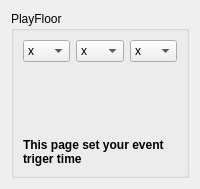
          <widget class="QWidget" name="Com_PlayFloor">
           <layout class="QVBoxLayout" name="verticalLayout_6">
            <item>
             <widget class="QGroupBox" name="PlayFloor">
              <property name="title">
               <string>PlayFloor</string>
              </property>
              <property name="flat">
               <bool>true</bool>
              </property>
              <layout class="QVBoxLayout" name="verticalLayout_2">
               <item>
                <layout class="QHBoxLayout" name="horizontalLayout_13">
                 <item>
                  <widget class="QComboBox" name="PlayFloor_H_Para0_Str">
                   <item>
                    <property name="text">
                     <string>x</string>
                    </property>
                   </item>
                   <item>
                    <property name="text">
                     <string>0</string>
                    </property>
                   </item>
                   <item>
                    <property name="text">
                     <string>1</string>
                    </property>
                   </item>
                   <item>
                    <property name="text">
                     <string>2</string>
                    </property>
                   </item>
                   <item>
                    <property name="text">
                     <string>3</string>
                    </property>
                   </item>
                   <item>
                    <property name="text">
                     <string>4</string>
                    </property>
                   </item>
                   <item>
                    <property name="text">
                     <string>5</string>
                    </property>
                   </item>
                   <item>
                    <property name="text">
                     <string>6</string>
                    </property>
                   </item>
                   <item>
                    <property name="text">
                     <string>7</string>
                    </property>
                   </item>
                   <item>
                    <property name="text">
                     <string>8</string>
                    </property>
                   </item>
                   <item>
                    <property name="text">
                     <string>9</string>
                    </property>
                   </item>
                   <item>
                    <property name="text">
                     <string>A</string>
                    </property>
                   </item>
                   <item>
                    <property name="text">
                     <string>B</string>
                    </property>
                   </item>
                   <item>
                    <property name="text">
                     <string>C</string>
                    </property>
                   </item>
                   <item>
                    <property name="text">
                     <string>D</string>
                    </property>
                   </item>
                   <item>
                    <property name="text">
                     <string>E</string>
                    </property>
                   </item>
                   <item>
                    <property name="text">
                     <string>F</string>
                    </property>
                   </item>
                  </widget>
                 </item>
                 <item>
                  <widget class="QComboBox" name="PlayFloor_T_Para1_Str">
                   <item>
                    <property name="text">
                     <string>x</string>
                    </property>
                   </item>
                   <item>
                    <property name="text">
                     <string>0</string>
                    </property>
                   </item>
                   <item>
                    <property name="text">
                     <string>1</string>
                    </property>
                   </item>
                   <item>
                    <property name="text">
                     <string>2</string>
                    </property>
                   </item>
                   <item>
                    <property name="text">
                     <string>3</string>
                    </property>
                   </item>
                   <item>
                    <property name="text">
                     <string>4</string>
                    </property>
                   </item>
                   <item>
                    <property name="text">
                     <string>5</string>
                    </property>
                   </item>
                   <item>
                    <property name="text">
                     <string>6</string>
                    </property>
                   </item>
                   <item>
                    <property name="text">
                     <string>7</string>
                    </property>
                   </item>
                   <item>
                    <property name="text">
                     <string>8</string>
                    </property>
                   </item>
                   <item>
                    <property name="text">
                     <string>9</string>
                    </property>
                   </item>
                   <item>
                    <property name="text">
                     <string>A</string>
                    </property>
                   </item>
                   <item>
                    <property name="text">
                     <string>B</string>
                    </property>
                   </item>
                   <item>
                    <property name="text">
                     <string>C</string>
                    </property>
                   </item>
                   <item>
                    <property name="text">
                     <string>D</string>
                    </property>
                   </item>
                   <item>
                    <property name="text">
                     <string>E</string>
                    </property>
                   </item>
                   <item>
                    <property name="text">
                     <string>F</string>
                    </property>
                   </item>
                  </widget>
                 </item>
                 <item>
                  <widget class="QComboBox" name="PlayFloor_A_Para2_Str">
                   <item>
                    <property name="text">
                     <string>x</string>
                    </property>
                   </item>
                   <item>
                    <property name="text">
                     <string>0</string>
                    </property>
                   </item>
                   <item>
                    <property name="text">
                     <string>1</string>
                    </property>
                   </item>
                   <item>
                    <property name="text">
                     <string>2</string>
                    </property>
                   </item>
                   <item>
                    <property name="text">
                     <string>3</string>
                    </property>
                   </item>
                   <item>
                    <property name="text">
                     <string>4</string>
                    </property>
                   </item>
                   <item>
                    <property name="text">
                     <string>5</string>
                    </property>
                   </item>
                   <item>
                    <property name="text">
                     <string>6</string>
                    </property>
                   </item>
                   <item>
                    <property name="text">
                     <string>7</string>
                    </property>
                   </item>
                   <item>
                    <property name="text">
                     <string>8</string>
                    </property>
                   </item>
                   <item>
                    <property name="text">
                     <string>9</string>
                    </property>
                   </item>
                   <item>
                    <property name="text">
                     <string>A</string>
                    </property>
                   </item>
                   <item>
                    <property name="text">
                     <string>B</string>
                    </property>
                   </item>
                   <item>
                    <property name="text">
                     <string>C</string>
                    </property>
                   </item>
                   <item>
                    <property name="text">
                     <string>D</string>
                    </property>
                   </item>
                   <item>
                    <property name="text">
                     <string>E</string>
                    </property>
                   </item>
                   <item>
                    <property name="text">
                     <string>F</string>
                    </property>
                   </item>
                  </widget>
                 </item>
                </layout>
               </item>
               <item>
                <spacer name="verticalSpacer_7">
                 <property name="orientation">
                  <enum>Qt::Vertical</enum>
                 </property>
                 <property name="sizeHint" stdset="0">
                  <size>
                   <width>20</width>
                   <height>70</height>
                  </size>
                 </property>
                </spacer>
               </item>
               <item>
                <widget class="QLabel" name="label_10">
                 <property name="font">
                  <font>
                   <weight>75</weight>
                   <italic>false</italic>
                   <bold>true</bold>
                   <underline>false</underline>
                   <strikeout>false</strikeout>
                  </font>
                 </property>
                 <property name="text">
                  <string>This page set your event triger time</string>
                 </property>
                 <property name="wordWrap">
                  <bool>true</bool>
                 </property>
                 <property name="margin">
                  <number>0</number>
                 </property>
                 <property name="indent">
                  <number>-1</number>
                 </property>
                </widget>
               </item>
              </layout>
             </widget>
            </item>
           </layout>
          </widget>
